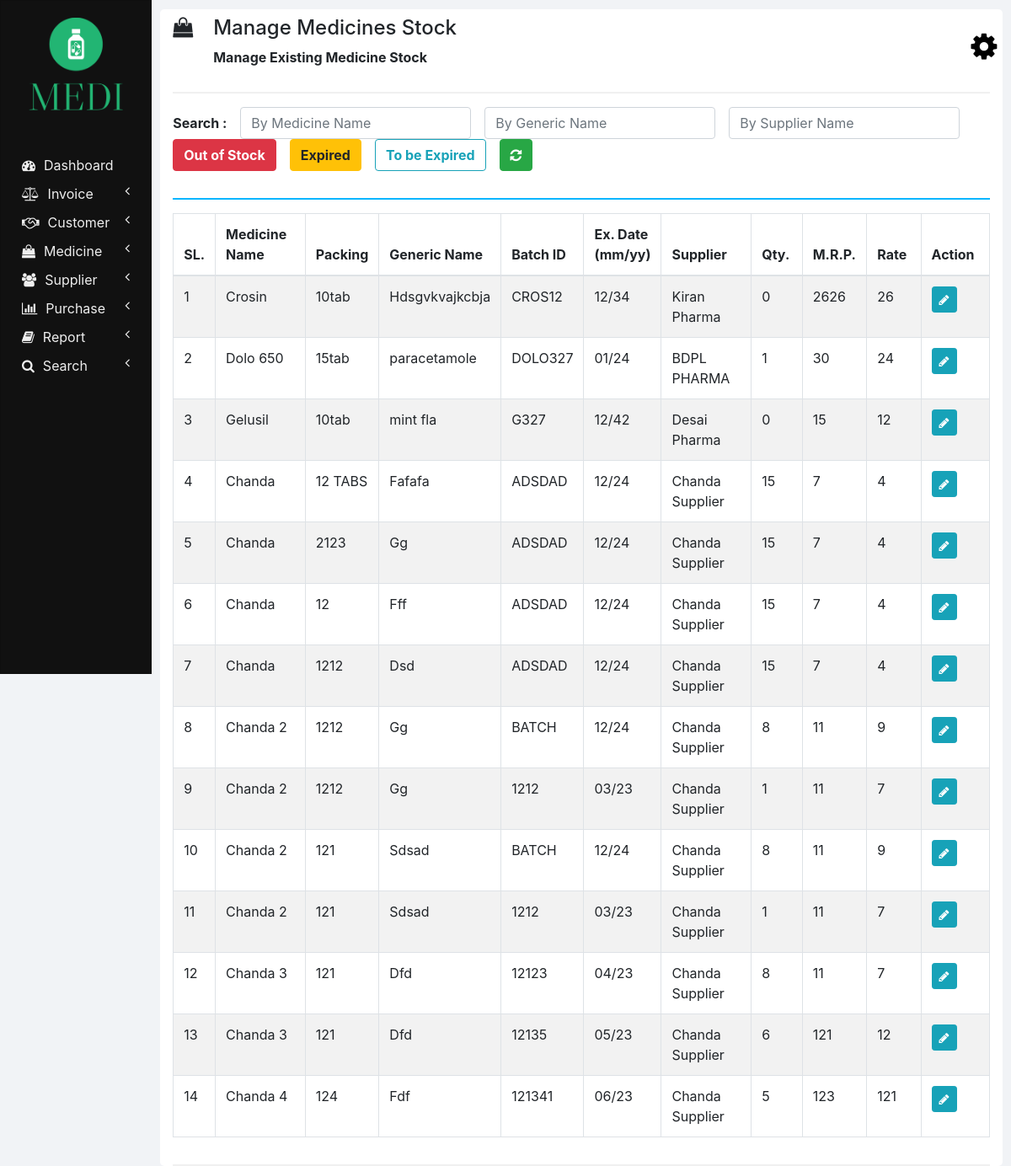
Page /manage_medicine_stock.php on the committed database.
### tables this page shows
CREATE TABLE `medicines` (
  `ID` int(11) NOT NULL,
  `NAME` varchar(100) NOT NULL,
  `PACKING` varchar(20) NOT NULL,
  `GENERIC_NAME` varchar(100) NOT NULL,
  `SUPPLIER_NAME` varchar(100) NOT NULL
);

CREATE TABLE `medicines_stock` (
  `ID` int(11) NOT NULL,
  `NAME` varchar(100) NOT NULL,
  `BATCH_ID` varchar(20) NOT NULL,
  `EXPIRY_DATE` varchar(10) NOT NULL,
  `QUANTITY` int(11) NOT NULL,
  `MRP` double NOT NULL,
  `RATE` double NOT NULL
);

### php/manage_medicine_stock.php (the view, shortened to what this page needs)
<?php
  function showMedicinesStock($id) {
    require "db_connection.php";
    if($con) {
      $seq_no = 0;
      $query = "SELECT * FROM medicines INNER JOIN medicines_stock ON medicines.NAME = medicines_stock.NAME";
      $result = mysqli_query($con, $query);
      while($row = mysqli_fetch_array($result)) {
        $seq_no++;
        if($row['BATCH_ID'] == $id)
          showEditOptionsRow($seq_no, $row);
        else
          showMedicineStockRow($seq_no, $row);
      }
    }
  }
  function showMedicineStockRow($seq_no, $row) {
    ?>
    <tr>
      <td><?php echo $seq_no; ?></td>
      <td><?php echo $row['NAME']; ?></td>
      <td><?php echo $row['PACKING']; ?></td>
      <td><?php echo $row['GENERIC_NAME']; ?></td>
      <td><?php echo $row['BATCH_ID']; ?></td>
      <td><?php echo $row['EXPIRY_DATE']; ?></td>
      <td><?php echo $row['SUPPLIER_NAME']; ?></td>
      <td><?php echo $row['QUANTITY']; ?></td>
      <td><?php echo $row['MRP']; ?></td>
      <td><?php echo $row['RATE']; ?></td>
      <td>
        <button href="" class="btn btn-info btn-sm" onclick="editMedicineStock('<?php echo $row['BATCH_ID']; ?>');">
          <i class="fa fa-pencil"></i>
        </button>
      </td>
    </tr>
    <?php
  }
  ?>

### css/sidenav.css (style rules this page uses)
body { background-color: #f1f3f6; }
.sidenav { width: 15%; height: 100vh; background-color: #222222; position: fixed; z-index: 1; flex: 1 0 auto; }
.card { width: 100%; height: 100%; top: 0; border-radius: 0; background-color: #111111; }
.logo .profile { margin-left: 50%; transform: translate(-50%); height: 110px; width: auto; }
.main-menu-item { padding: 5px 5px; cursor: pointer; }
.main-menu-item > a { color: #eeeeee; text-decoration: none; font-size: 16px; }
.main-menu-item > a > span { margin-left: 10px; }

### css/home.css (style rules this page uses)
html, body { height: 100vh; }

### rows in the picture
medicines: seq_no "1", medicines_stock.NAME "Crosin", PACKING "10tab", GENERIC_NAME "Hdsgvkvajkcbja", medicines_stock.BATCH_ID "CROS12", medicines_stock.EXPIRY_DATE "12/34", SUPPLIER_NAME "Kiran Pharma", medicines_stock.QUANTITY "0", medicines_stock.MRP "2626", medicines_stock.RATE "26"
medicines: seq_no "2", medicines_stock.NAME "Dolo 650", PACKING "15tab", GENERIC_NAME "paracetamole", medicines_stock.BATCH_ID "DOLO327", medicines_stock.EXPIRY_DATE "01/24", SUPPLIER_NAME "BDPL PHARMA", medicines_stock.QUANTITY "1", medicines_stock.MRP "30", medicines_stock.RATE "24"
medicines: seq_no "3", medicines_stock.NAME "Gelusil", PACKING "10tab", GENERIC_NAME "mint fla", medicines_stock.BATCH_ID "G327", medicines_stock.EXPIRY_DATE "12/42", SUPPLIER_NAME "Desai Pharma", medicines_stock.QUANTITY "0", medicines_stock.MRP "15", medicines_stock.RATE "12"
medicines: seq_no "4", medicines_stock.NAME "Chanda", PACKING "12 TABS", GENERIC_NAME "Fafafa", medicines_stock.BATCH_ID "ADSDAD", medicines_stock.EXPIRY_DATE "12/24", SUPPLIER_NAME "Chanda Supplier", medicines_stock.QUANTITY "15", medicines_stock.MRP "7", medicines_stock.RATE "4"
medicines: seq_no "5", medicines_stock.NAME "Chanda", PACKING "2123", GENERIC_NAME "Gg", medicines_stock.BATCH_ID "ADSDAD", medicines_stock.EXPIRY_DATE "12/24", SUPPLIER_NAME "Chanda Supplier", medicines_stock.QUANTITY "15", medicines_stock.MRP "7", medicines_stock.RATE "4"
medicines: seq_no "6", medicines_stock.NAME "Chanda", PACKING "12", GENERIC_NAME "Fff", medicines_stock.BATCH_ID "ADSDAD", medicines_stock.EXPIRY_DATE "12/24", SUPPLIER_NAME "Chanda Supplier", medicines_stock.QUANTITY "15", medicines_stock.MRP "7", medicines_stock.RATE "4"
medicines: seq_no "7", medicines_stock.NAME "Chanda", PACKING "1212", GENERIC_NAME "Dsd", medicines_stock.BATCH_ID "ADSDAD", medicines_stock.EXPIRY_DATE "12/24", SUPPLIER_NAME "Chanda Supplier", medicines_stock.QUANTITY "15", medicines_stock.MRP "7", medicines_stock.RATE "4"
medicines: seq_no "8", medicines_stock.NAME "Chanda 2", PACKING "1212", GENERIC_NAME "Gg", medicines_stock.BATCH_ID "BATCH", medicines_stock.EXPIRY_DATE "12/24", SUPPLIER_NAME "Chanda Supplier", medicines_stock.QUANTITY "8", medicines_stock.MRP "11", medicines_stock.RATE "9", seq_no "9", medicines_stock.BATCH_ID "1212", medicines_stock.EXPIRY_DATE "03/23", medicines_stock.QUANTITY "1", medicines_stock.RATE "7"
medicines: seq_no "10", medicines_stock.NAME "Chanda 2", PACKING "121", GENERIC_NAME "Sdsad", medicines_stock.BATCH_ID "BATCH", medicines_stock.EXPIRY_DATE "12/24", SUPPLIER_NAME "Chanda Supplier", medicines_stock.QUANTITY "8", medicines_stock.MRP "11", medicines_stock.RATE "9", seq_no "11", medicines_stock.BATCH_ID "1212", medicines_stock.EXPIRY_DATE "03/23", medicines_stock.QUANTITY "1", medicines_stock.RATE "7"
medicines: seq_no "12", medicines_stock.NAME "Chanda 3", PACKING "121", GENERIC_NAME "Dfd", medicines_stock.BATCH_ID "12123", medicines_stock.EXPIRY_DATE "04/23", SUPPLIER_NAME "Chanda Supplier", medicines_stock.QUANTITY "8", medicines_stock.MRP "11", medicines_stock.RATE "7", seq_no "13", medicines_stock.BATCH_ID "12135", medicines_stock.EXPIRY_DATE "05/23", medicines_stock.QUANTITY "6", medicines_stock.MRP "121", medicines_stock.RATE "12"
medicines: seq_no "14", medicines_stock.NAME "Chanda 4", PACKING "124", GENERIC_NAME "Fdf", medicines_stock.BATCH_ID "121341", medicines_stock.EXPIRY_DATE "06/23", SUPPLIER_NAME "Chanda Supplier", medicines_stock.QUANTITY "5", medicines_stock.MRP "123", medicines_stock.RATE "121"

### other values in the picture
$heading "Manage Medicines Stock"
$sub_heading "Manage Existing Medicine Stock"
